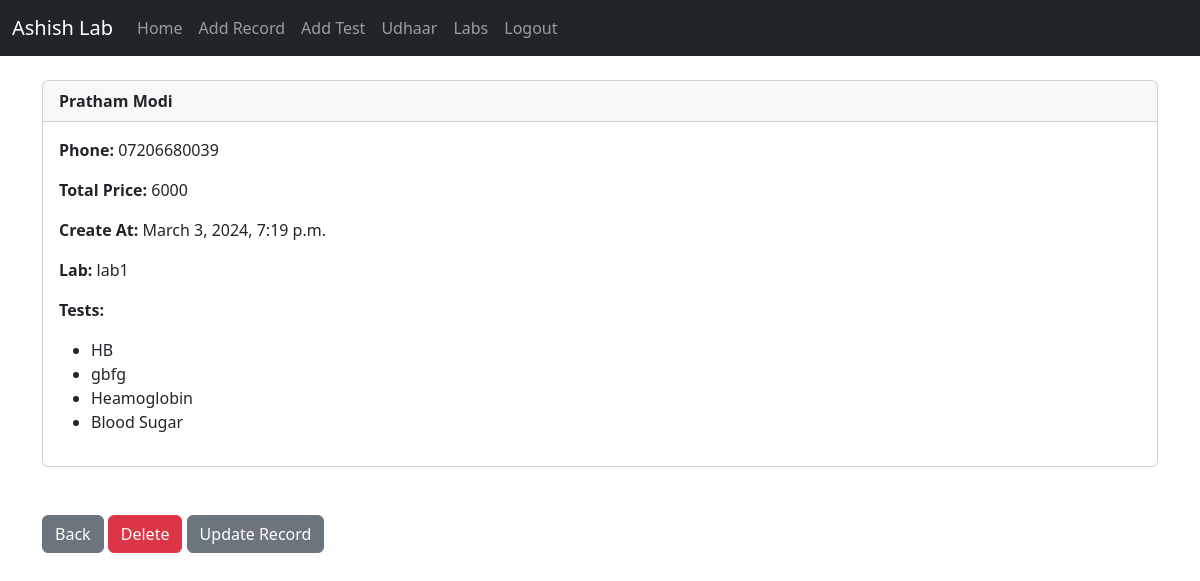
The app's page /record/22 (signed in) with its own data.
### website/models.py (models this page shows, shortened)
class Record(models.Model):
	tests = models.ManyToManyField('Test', related_name='records')
	created_at = models.DateTimeField(auto_now_add=True)
	first_name = models.CharField(max_length=50)
	last_name =  models.CharField(max_length=50)
	phone = models.CharField(max_length=15)
	lab = models.CharField(max_length=50, default='own')
	total_price = models.IntegerField(default = 0)
	paid = models.CharField(max_length=50, default='paid')

class Test(models.Model):
	code = models.CharField(max_length = 10)
	testname = models.CharField(max_length = 50)
	Price = models.IntegerField()

### website/views.py (the view)
# urls.py: path('record/<int:pk>', views.customer_record, name='record'),
def customer_record(request, pk):
	if request.user.is_authenticated:
		customer_record = Record.objects.get(id=pk)
		return render(request, 'record.html', {'customer_record':customer_record})
	else:
		messages.success(request, "You Must Be Logged In To View That Page...")
		return redirect('home')

### templates/record.html (shortened to what this page needs)
{% extends 'base.html' %}
{% block content %}
{% load static %}
<head>
  <link rel="stylesheet" type="text/css" href="{% static 'styles.css' %}">
</head>
<div class="card">
  <div class="card-header"><strong>
    	{{ customer_record.first_name }}
		{{ customer_record.last_name }}</strong>
  </div>
  <div class="card-body">
<p class="card-text">
<strong>Phone: </strong>{{ customer_record.phone }}
</p>
<p class="card-text">
<strong>Total Price: </strong>{{ customer_record.total_price }}</p>
<p class="card-text">
<strong>Create At: </strong>{{ customer_record.created_at }}</p>
<p class="card-text">
  <strong>Lab: </strong>{{ customer_record.lab }}</p>
<p><strong>Tests:</strong></p>
<ul>
  {% for test in customer_record.tests.all %}
      <li>{{ test.testname }}</li>
  {% endfor %}
</ul>
  </div>
</div>
<br/><br/>
<a href="{% url 'home' %}" class="btn btn-secondary">Back</a>
<a href="{% url 'delete_record' customer_record.id %}" class="btn btn-danger">Delete</a>
<a href="{% url 'update_record' customer_record.id %}" class="btn btn-secondary">Update Record</a>
{% endblock %}

### records on screen
Record: first_name "Pratham", last_name "Modi", phone "07206680039", total_price "6000", created_at "March 3, 2024, 7:19 p.m.", lab "lab1"
Test: testname "HB"
Test: testname "gbfg"
Test: testname "Heamoglobin"
Test: testname "Blood Sugar"
